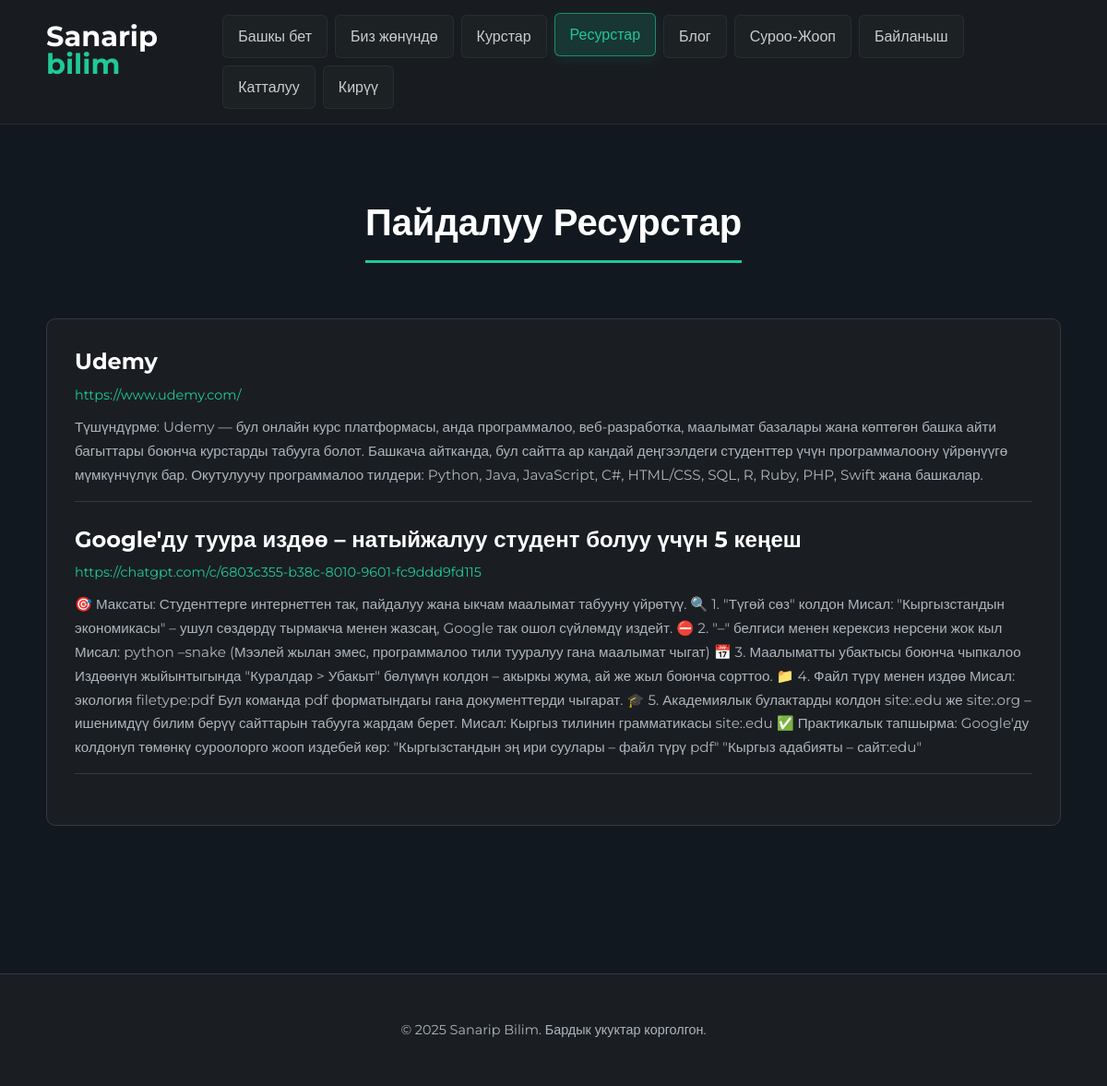
Page /resources/ on the committed database.
### core/models.py (models this page shows, shortened)
class Resource(models.Model):
    title = models.CharField(max_length=255, verbose_name="Аталышы")
    link = models.URLField(max_length=500, verbose_name="Шилтеме") # URL даректер үчүн талаа
    description = models.TextField(verbose_name="Сүрөттөмөсү", blank=True, null=True)
    added_at = models.DateTimeField(default=timezone.now, verbose_name="Кошулган күнү") # Белгилүү бир убакытты коюу
    class Meta:
        verbose_name = "Ресурс"
        verbose_name_plural = "Ресурстар"
        ordering = ['-added_at'] # Кошулган күнү боюнча тескери сорттоо (жаңылары үстүндө)

### core/views.py (the view)
# urls.py: path('resources/', views.resources_view, name='resources'),
def resources_view(request):
    try:
        all_resources = Resource.objects.all().order_by('-added_at')
    except Exception as e:
        print(f"Ресурстарды алууда ката: {e}")
        all_resources = []
    context = {'page_title': 'Пайдалуу Ресурстар', 'resources': all_resources}
    return render(request, 'core/resources.html', context)

### templates/core/resources.html (shortened to what this page needs)
{% extends 'base.html' %}
{% load static %}
{% block content %}
<div class="container">
    <div class="center-title-wrapper">
        <h1 class="page-title">{{ page_title|default:"Пайдалуу Ресурстар" }}</h1>
    </div>
    <div class="resource-list" style="background-color: #1A1E23; padding: 30px; border-radius: 10px; border: 1px solid #343A40;">
        {% if resources %}
            <ul style="list-style: none; padding: 0;">
                {% for resource in resources %}
                    <li style="margin-bottom: 25px; padding-bottom: 15px; border-bottom: 1px solid #343A40;">
                        <h3 style="margin-bottom: 8px;">
                            <a href="{{ resource.link }}" target="_blank" style="color: #ffffff;">{{ resource.title }}</a>
                        </h3>
                        <p style="font-size: 0.9rem; margin-bottom: 10px;">
                            <a href="{{ resource.link }}" target="_blank" style="color: #20C997; word-break: break-all;">{{ resource.link }}</a>
                        </p>
                        {% if resource.description %}
                            <p style="color: #adb5bd; font-size: 0.95rem; margin-bottom: 0;">{{ resource.description }}</p>
                        {% endif %}
                    </li>
                {% endfor %}
            </ul>
        {% else %}
            <p style="text-align: center; color: #adb5bd;">Азырынча эч кандай ресурс кошула элек.</p>
        {% endif %}
    </div>
</div>
{% endblock %}

### templates/base.html (shortened to what this page needs)
{% load static %}<!DOCTYPE html>
<html lang="ky">
<head>
    <link rel="stylesheet" href="{% static 'css/style.css' %}">
    <link rel="stylesheet" href="https://cdnjs.cloudflare.com/ajax/libs/font-awesome/6.4.0/css/all.min.css" />
    <link rel="stylesheet" href="https://cdnjs.cloudflare.com/ajax/libs/font-awesome/6.5.2/css/all.min.css" />
</head>
<body>
    <header>
        <div class="container">
            <div id="site-logo">
                <h1><a href="{% url 'index' %}" class="site-title-link">
                    <span class="logo-part1">Sanarip</span> <span class="logo-part2">bilim</span>
                </a></h1>
            </div>
            <nav>
                <ul>
                    <li><a href="{% url 'index' %}" class="{% if request.resolver_match.url_name == 'index' %}current{% endif %}">Башкы бет</a></li>
                    <li><a href="{% url 'about' %}" class="{% if request.resolver_match.url_name == 'about' %}current{% endif %}">Биз жөнүндө</a></li>
                    <li><a href="{% url 'courses' %}" class="{% if request.resolver_match.url_name == 'courses' %}current{% endif %}">Курстар</a></li>
                    <li><a href="{% url 'resources' %}" class="{% if request.resolver_match.url_name == 'resources' %}current{% endif %}">Ресурстар</a></li>
                    <li><a href="{% url 'blog' %}" class="{% if request.resolver_match.url_name == 'blog' %}current{% endif %}">Блог</a></li>
                    <li><a href="{% url 'faq' %}" class="{% if request.resolver_match.url_name == 'faq' %}current{% endif %}">Суроо-Жооп</a></li>
                    <li><a href="{% url 'contact' %}" class="{% if request.resolver_match.url_name == 'contact' %}current{% endif %}">Байланыш</a></li>
                    <li><a href="{% url 'register' %}" class="{% if request.resolver_match.url_name == 'register' %}current{% endif %}">Катталуу</a></li>
                    <li><a href="{% url 'login' %}" class="{% if request.resolver_match.url_name == 'login' %}current{% endif %}">Кирүү</a></li>
                 </ul>
            </nav>
        </div>
    </header>
    <main>
        {% block content %}
        {% endblock %}
    </main>
    <footer>
        <div class="container">
            <p>© {% now "Y" %} Sanarip Bilim. Бардык укуктар корголгон.</p>
        </div>
    </footer>
</body>
</html>

### static/css/style.css (style rules this page uses)
* { box-sizing: border-box; margin: 0; padding: 0; }
html { scroll-behavior: smooth; }
body { font-family: 'Montserrat', sans-serif; line-height: 1.7; color: #cccccc; background-color: #12181f; font-size: 16px; -webkit-font-smoothing: antialiased; -moz-osx-font-smoothing: grayscale; }
.container { max-width: 1140px; margin: 0 auto; padding: 0 20px; }
h1, h2, h3, h4, h5, h6 { color: #ffffff; margin-bottom: 1rem; font-weight: 700; line-height: 1.3; }
h1 { font-size: 2.8rem; }
h3 { font-size: 1.5rem; }
p { margin-bottom: 1.2rem; color: #adb5bd; }
a { color: #20C997; text-decoration: none; transition: color 0.3s ease; }
ul { list-style: none; padding-left: 0; }
header { background: rgba(26, 30, 35, 0.85); padding: 1rem 0; border-bottom: 1px solid rgba(52, 58, 64, 0.5); position: sticky; top: 0; z-index: 1000; backdrop-filter: blur(10px); -webkit-backdrop-filter: blur(10px); }
header .container { display: flex; justify-content: space-between; align-items: center; }
#site-logo h1 a.site-title-link { text-decoration: none; font-size: 1.9rem; font-weight: 700; line-height: 1; display: inline-block; }
#site-logo .logo-part1 { color: #ffffff; transition: color 0.3s ease; }
#site-logo .logo-part2 { color: #20C997; transition: color 0.3s ease; }
header nav ul { display: flex; align-items: stretch; flex-wrap: wrap; gap: 8px; }
header nav ul li { margin-left: 0; }
header nav ul li a { display: flex; align-items: center; justify-content: center; height: 100%; color: #cccccc; background-color: rgba(33, 37, 41, 0.6); padding: 9px 16px; text-decoration: none; font-weight: 500; border: 1px solid rgba(52, 58, 64, 0.5); border-radius: 6px; transition: all 0.25s ease; text-align: center; white-space: nowrap; }
header nav ul li a:hover, header nav ul li a.current { background-color: rgba(32, 201, 151, 0.15); color: #20C997; border-color: rgba(32, 201, 151, 0.6); transform: translateY(-2px); box-shadow: 0 4px 15px rgba(32, 201, 151, 0.1); }
main { padding: 80px 0; min-height: 75vh; }
.page-title { text-align: center; margin-bottom: 0; font-size: 2.5rem; color: #ffffff; border-bottom: 3px solid #20C997; padding-bottom: 15px; display: inline-block; }
.center-title-wrapper { text-align: center; margin-bottom: 60px; }
footer { background: #1A1E23; color: #8892b0; text-align: center; padding: 3rem 0; margin-top: 80px; border-top: 1px solid #343A40; }
footer p { margin: 0; font-size: 0.9rem; }

### rows in the picture
Resource: title "Udemy", link "https://www.udemy.com/", description "Түшүндүрмө: Udemy — бул онлайн курс платформасы, анда программалоо, веб-разработка, маалымат базалары жана көптөгөн башка айти багыттары боюнча курстарды табууга болот. Башкача айтканда, бул сайтта ар кандай деңгээлдеги студенттер үчүн программалоону үйрөнүүгө мүмкүнчүлүк бар. Окутулуучу программалоо тилдери: Python, Java, JavaScript, C#, HTML/CSS, SQL, R, Ruby, PHP, Swift жана башкалар."
Resource: title "Google'ду туура издөө – натыйжалуу студент болуу үчүн 5 кеңеш", link "https://chatgpt.com/c/6803c355-b38c-8010-9601-fc9ddd9fd115", description "🎯 Максаты: Студенттерге интернеттен так, пайдалуу жана ыкчам маалымат табууну үйрөтүү. 🔍 1. \"Түгөй сөз\" колдон Мисал: \"Кыргызстандын экономикасы\" – ушул сөздөрдү тырмакча менен жазсаң, Google так ошол сүйлөмдү издейт. ⛔ 2. \"–\" белгиси менен керексиз нерсени жок кыл Мисал: python –snake (Мээлей жылан эмес, программалоо тили тууралуу гана маалымат чыгат) 📅 3. Маалыматты убактысы боюнча чыпкалоо Издөөнүн жыйынтыгында \"Куралдар > Убакыт\" бөлүмүн колдон – акыркы жума, ай же жыл боюнча сорттоо. 📁 4. Файл түрү менен издөө Мисал: экология filetype:pdf Бул команда pdf форматындагы гана документтерди чыгарат. 🎓 5. Академиялык булактарды колдон site:.edu же site:.org – ишенимдүү билим берүү сайттарын…"

### other values in the picture
{{ page_title|default:"Пайдалуу Ресурстар" }} "Пайдалуу Ресурстар"
